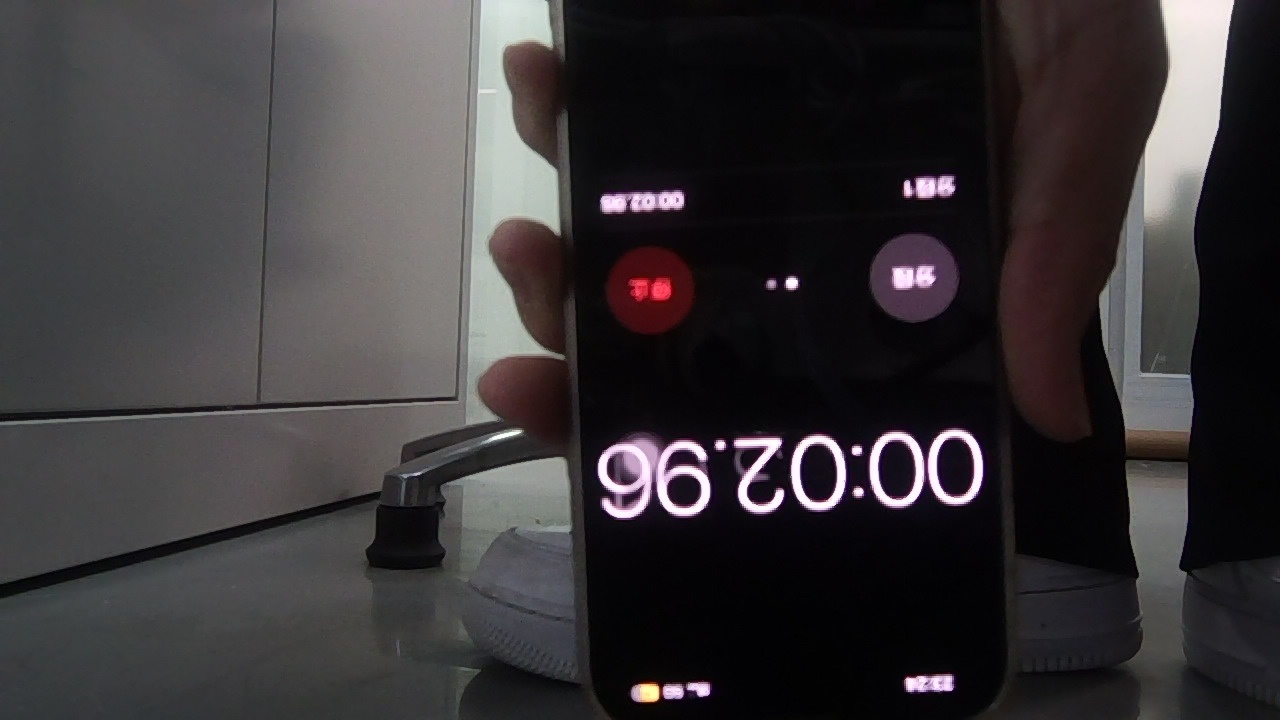
#> input picture captured_images/code_image_20250724_232448.jpg, 1280 x 720 px, given in place of the camera
$ python ttestcontours_gray.py
#> lines starting #> are read from the running program, lines starting #| are printed output that depends on the picture; after the words box and inside, x2 and y2 are one past the last pixel; in counts of white or black regions, pixels touching at a corner belong together
import cv2
import numpy as np
import math
import serial
import time

correct_x = 0
correct_y = 0

frameWidth = 1280
frameHeight =720
cap = cv2.VideoCapture("/dev/up_video1")
# cap=cv2.VideoCapture(2)
cap.set(3, frameWidth)
cap.set(4, frameHeight)
# cap.set(10,150)
cap.set(cv2.CAP_PROP_BRIGHTNESS,10)

dim_red_min =   [  0, 60 ,60]
dim_red_max =   [ 12,203, 255]
dim_green_min = [45,60,60]# 60 60
dim_green_max = [95,250,250]
dim_blue_min =  [100,60,80]
dim_blue_max =  [124,230,255]
dim_red_min1 =   [  160, 50 ,50]
dim_red_max1 =   [ 180,255, 255]

# [17 lines of commented-out code are left out]

while True:
    time1=time.time()
    success, frame = cap.read()
#> frame is the input picture: shape (720, 1280, 3); mean B, G, R 55.2, 53.3, 56.8
    # cv2.imshow("origin",frame)
    src1 = frame.copy()
    res1 = src1.copy()
    h, w = res1.shape[:2]


    gray = cv2.cvtColor(res1, cv2.COLOR_BGR2GRAY)   #ת�Ҷ�ͼ
    equalized = cv2.equalizeHist(gray)
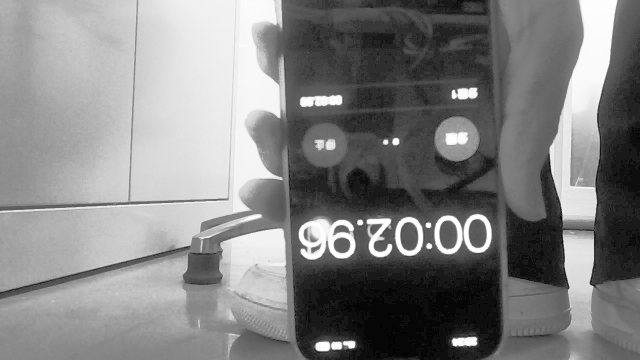
#> equalized: shape (720, 1280) (shown at 1/2 size); min 0, max 255, mean 129.4
    # cv2.imshow("junheng",equalized)
    blurred = cv2.GaussianBlur(equalized, (9, 9), 2)
    edges = cv2.Canny(blurred, 50, 150)
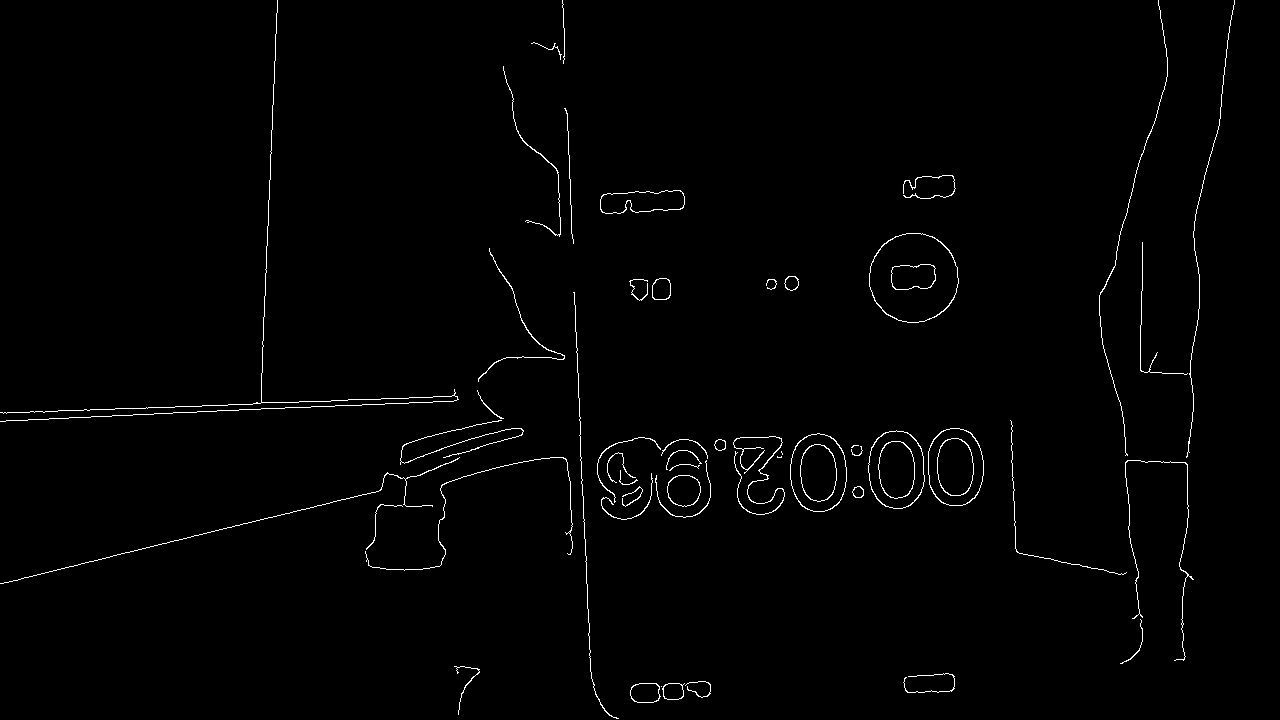
#> edges: shape (720, 1280); 1.1% white in thin lines or dots
    circles = cv2.HoughCircles(edges, cv2.HOUGH_GRADIENT, 0.7,70,
                            param1=100, param2=150, minRadius=50, maxRadius=0)    #ʶ��Բ��
#> circles = None
    flag = 0
    detx = 0 #�����Ĳ��
    dety = 0
    detx1=0
    dety1=0

    kernel = cv2.getStructuringElement(cv2.MORPH_RECT, (5, 5))
    opened = cv2.morphologyEx(blurred, cv2.MORPH_CLOSE, kernel)
    closed1 = cv2.morphologyEx(opened, cv2.MORPH_CLOSE, kernel)
    closed = cv2.morphologyEx(closed1, cv2.MORPH_CLOSE, kernel)
    edges1 = cv2.Canny(blurred, 50, 150)
    # cv2.imshow("blu",blurred)
    cv2.imshow("edges1",edges1)
    contours, _ = cv2.findContours(edges1, cv2.RETR_EXTERNAL, cv2.CHAIN_APPROX_SIMPLE)
#> contours = 51 contours, 27 with area under 20; largest, box (x1, y1, x2, y2) and area: (869, 233, 959, 323) 6247, (790, 433, 847, 512) 3544, (868, 430, 925, 509) 3527, (928, 428, 984, 506) 3514, (600, 190, 685, 214) 1502

# ��ʼ������
    largest_circle = None
    largest_area = 0

    move_flag = 0
    stop_flag = 0


    for contour in contours:
    # �������������
    # ���������С����
        area = cv2.contourArea(contour)
        # print("area:",area)
        if area > largest_area:
            largest_area = area
            peri = cv2.arcLength(contour, True)
            approx = cv2.approxPolyDP(contour, 0.02 * peri, True)
            if len(approx) > 7:  # Բ�εĽ��ƶ���α���Ӧ�ô���8
                largest_circle = approx
                # print("largest area:",largest_area)
                if largest_area > 10000 :
                    cv2.drawContours(res1, [largest_circle], 0, (0, 0, 255), 3)
                    # ����Բ�ĺͰ뾶
                    (x, y), radius = cv2.minEnclosingCircle(largest_circle)
                    # print("x=",x,"y=",y)
                    center = (int(x), int(y))
                    radius = int(radius)
                    detx = x - w/2 - correct_x
                    dety = h/2 - correct_y - y
                    print("detx=",detx,"dety=",dety)
                    detx1 = int(round(detx))
                    dety1 = int(round(dety))
                    cv2.circle(res1, center, 2, (0, 0, 255), 3)
                    # ����Բ
                    cv2.circle(res1, center, radius, (0, 255, 0), 2)
                    center_text = f"({center[0]}, {center[1]}), radius: {radius}"
                    text_position = (center[0] + 10, center[1] - 10)
                    area_text=f"({largest_area})"
                    cv2.putText(res1, center_text, text_position, cv2.FONT_HERSHEY_SIMPLEX, 0.6, (255, 0, 0), 2)
                    cv2.putText(res1, area_text, (10, 50), cv2.FONT_HERSHEY_SIMPLEX, 0.7, (255, 255, 255), 2)
                    print('  detx1:',detx1,'  dety1:',dety1)


                else:
                    cv2.putText(res1, 'no', (10, 20), cv2.FONT_HERSHEY_SIMPLEX, 0.7, (255, 255, 255), 2)
#> this loop made 51 passes
#> (area, largest_area, peri) on passes 2, 3, 11, 29, 42: (294.5, 294.5, 72.04), (498, 498, 88.28), (830.5, 830.5, 109.5), (3544, 3544, 228.2), (6247, 6247, 297.1)
#> res1: shape (720, 1280, 3); 0.02% of pixels changed, all inside (x1, y1, x2, y2) = (12, 9, 36, 22)
#> after the loop, approx = [[906, 233], [878, 250], [869, 286], [886, 314], [924, 321], [953, 299], [957, 267], [940, 241]]; detx = 0; detx1 = 0; dety = 0; dety1 = 0; largest_area = 6247; largest_circle has the same summary as approx; peri = 297.1
                    # print("no")
                    # ser.write(b'no circle')
    if abs(detx)<3.5 and abs(dety)<3.5:
        if abs(detx)!= 0 or abs(detx)!= 0:
            stop_flag = 1
    cv2.imshow("res1",res1)
    # print(time.time()-time1)
    frame=None
    cv2.waitKey(1)

$ run again, on captured_images/code_image_20250724_233234.jpg
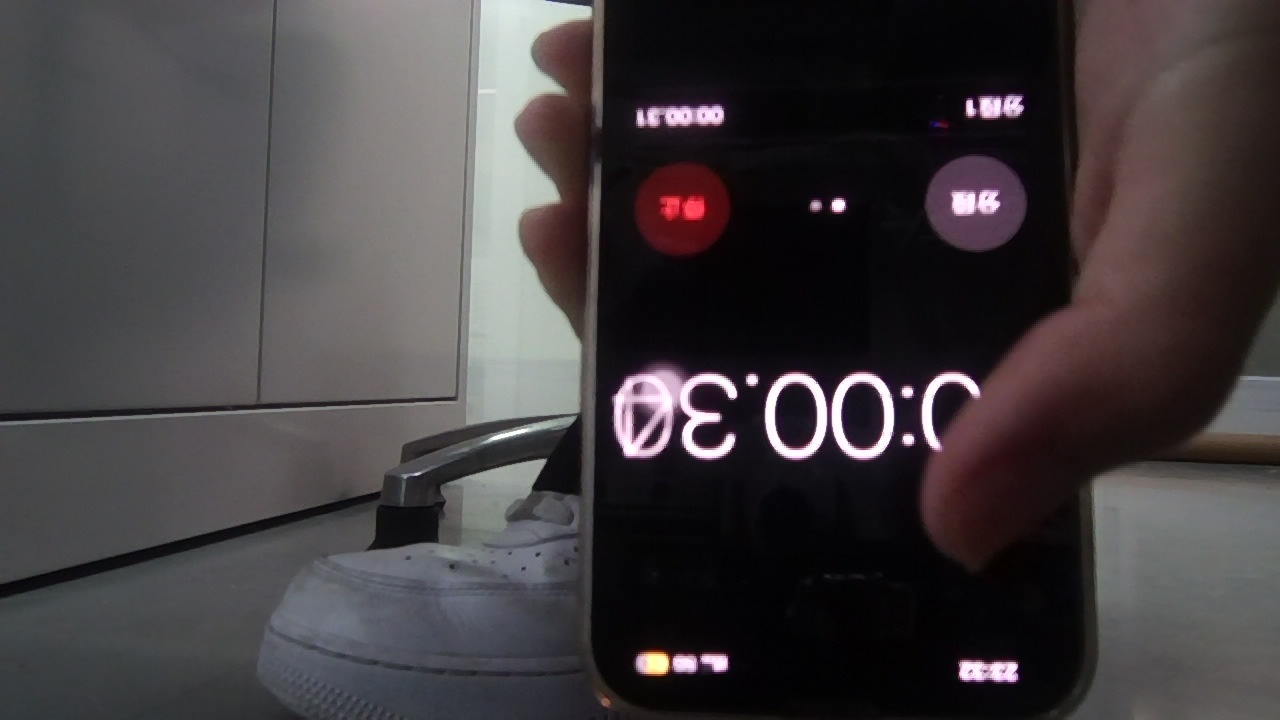
#> input picture captured_images/code_image_20250724_233234.jpg, 1280 x 720 px, given in place of the camera
#> frame is the input picture: shape (720, 1280, 3); mean B, G, R 63.5, 61.5, 66.3
#> `equalized = cv2.equalizeHist(gray)`:
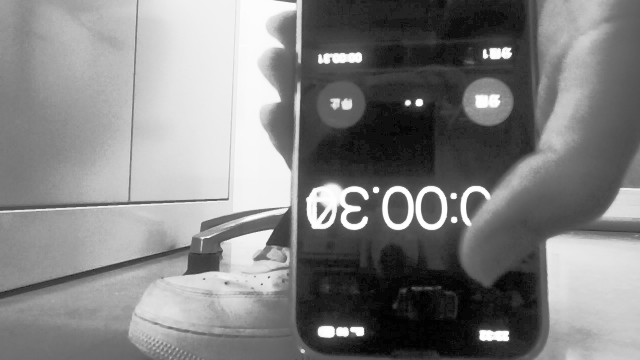
#> equalized: shape (720, 1280) (shown at 1/2 size); min 0, max 255, mean 129.1
#> `edges = cv2.Canny(blurred, 50, 150)`:
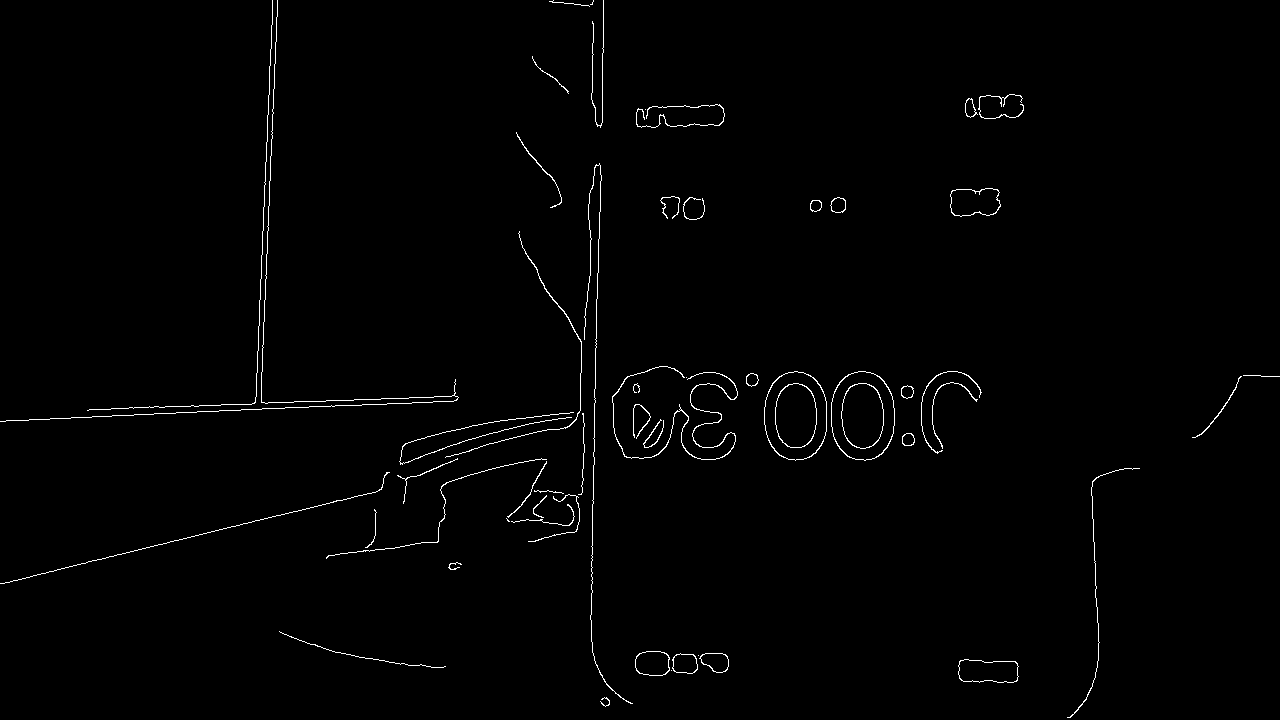
#> edges: shape (720, 1280); 1% white in thin lines or dots
#> circles = None
#> contours = 54 contours, 28 with area under 20; largest, box (x1, y1, x2, y2) and area: (831, 371, 895, 461) 4584, (764, 371, 827, 461) 4502, (958, 659, 1019, 683) 1183, (950, 188, 1001, 217) 1174, (635, 651, 670, 676) 718
#> the loop `for contour in contours:` made 54 passes
#> (area, largest_area, peri) on passes 3, 34: (1183, 1183, 162.4), (4584, 4584, 258.3)
#> after the loop `for contour in contours:`: approx = [[858, 371], [834, 391], [831, 426], [839, 448], [865, 460], [887, 447], [894, 408], [884, 381]]; detx = 0; largest_area = 4584; largest_circle has the same summary as approx; peri = 258.3

$ run again, on captured_images/code_image_20250725_112143.jpg
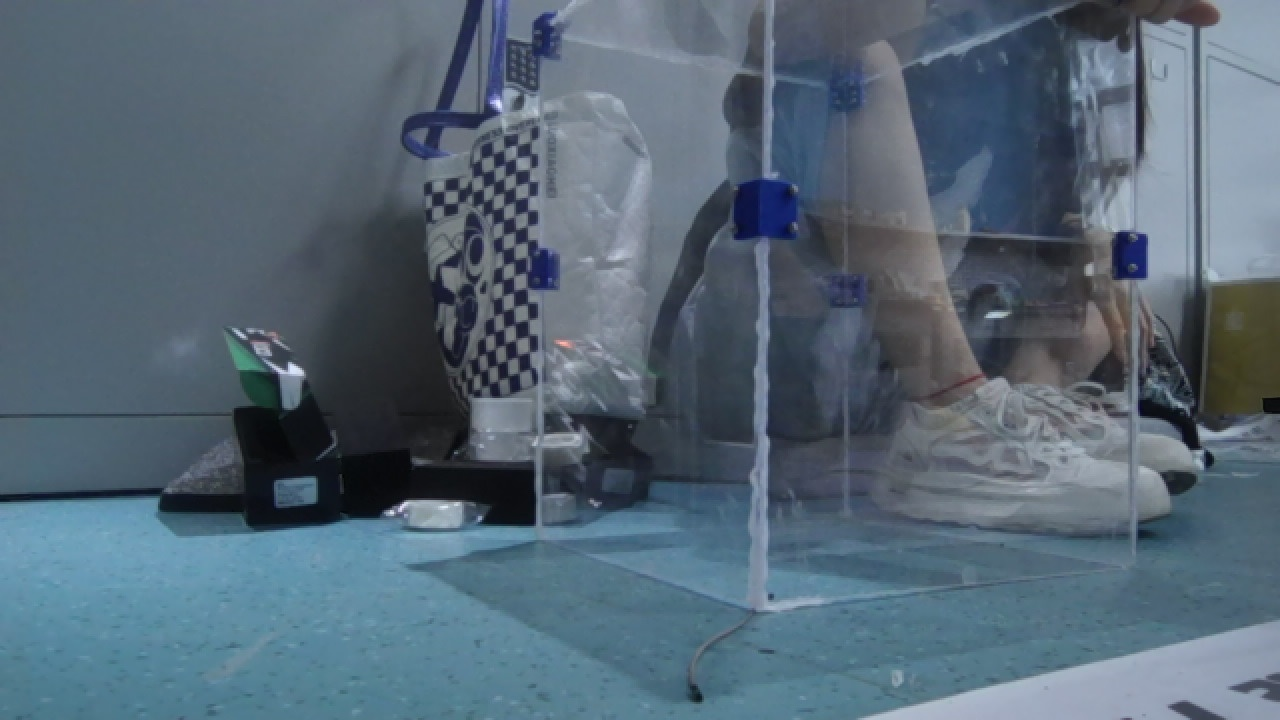
#> input picture captured_images/code_image_20250725_112143.jpg, 1280 x 720 px, given in place of the camera
#> frame is the input picture: shape (720, 1280, 3); mean B, G, R 117.5, 103.2, 85.5
#> `edges = cv2.Canny(blurred, 50, 150)`:
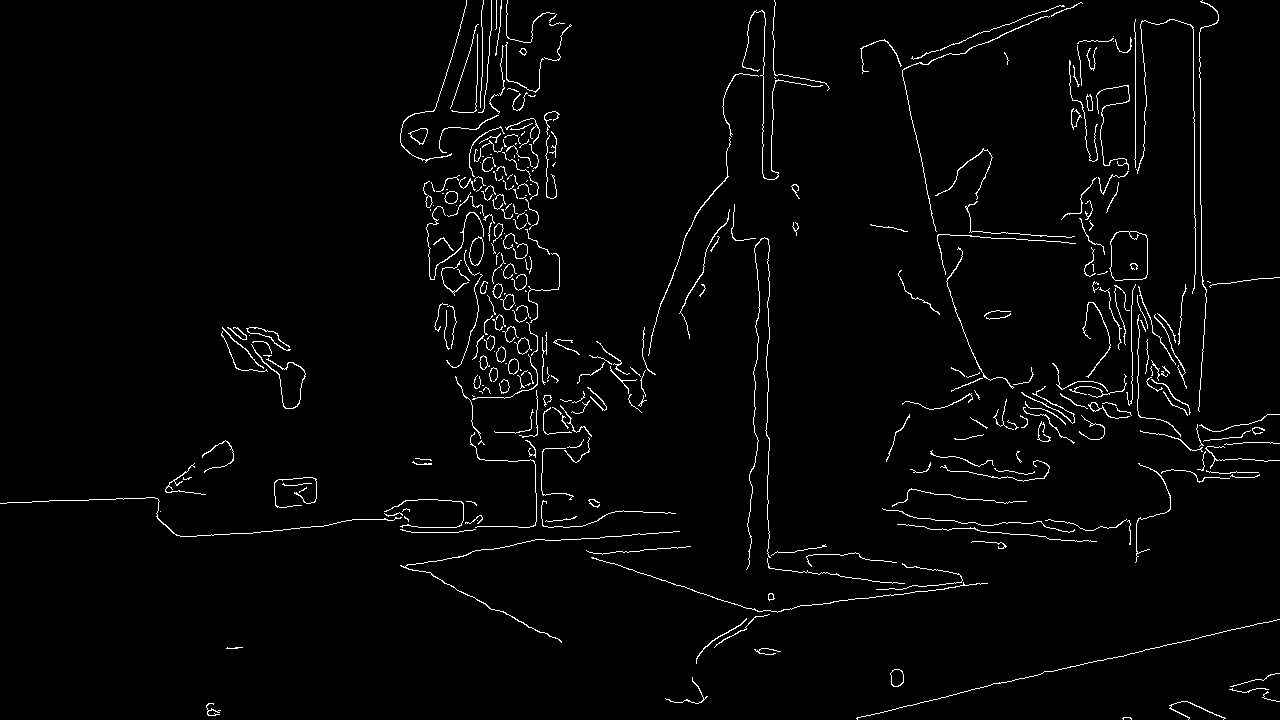
#> edges: shape (720, 1280); 2.4% white in thin lines or dots
#> circles = None
#> `opened = cv2.morphologyEx(blurred, cv2.MORPH_CLOSE, kernel)`:
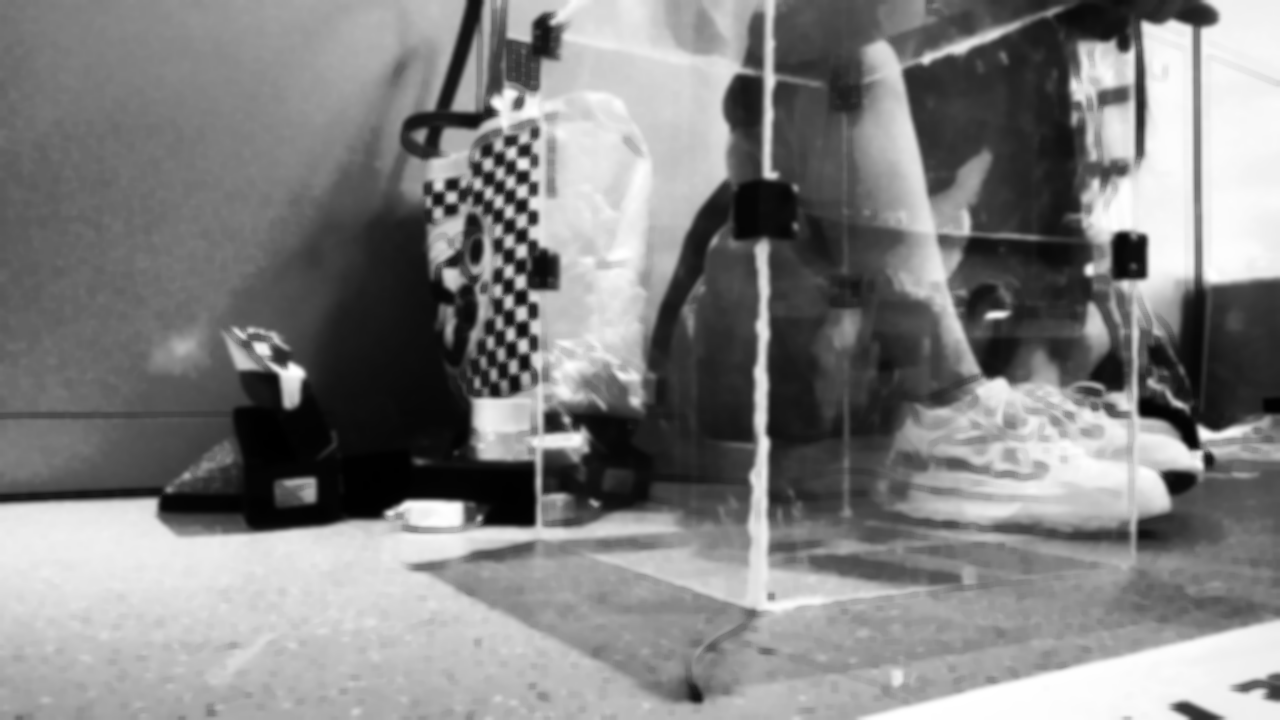
#> opened: shape (720, 1280); min 0, max 255, mean 129.5
#> contours = 355 contours, 307 with area under 20; largest, box (x1, y1, x2, y2) and area: (1109, 231, 1148, 281) 1678, (469, 236, 484, 266) 300, (890, 669, 904, 687) 184, (408, 128, 428, 145) 178, (514, 337, 532, 355) 148
#> the loop `for contour in contours:` made 355 passes
#> (area, largest_area, peri) on passes 3, 8, 216, 220: (27, 27, 189), (183.5, 183.5, 52.38), (300, 300, 75.11), (1677.5, 1677.5, 162.2)
#> after the loop `for contour in contours:`: approx = [[1116, 232], [1110, 241], [1112, 277], [1145, 278], [1146, 235]]; detx = 0; largest_area = 1677.5; largest_circle = contour of 9 points, box (x1, y1, x2, y2) (469, 236, 484, 266), area 302; peri = 162.2
